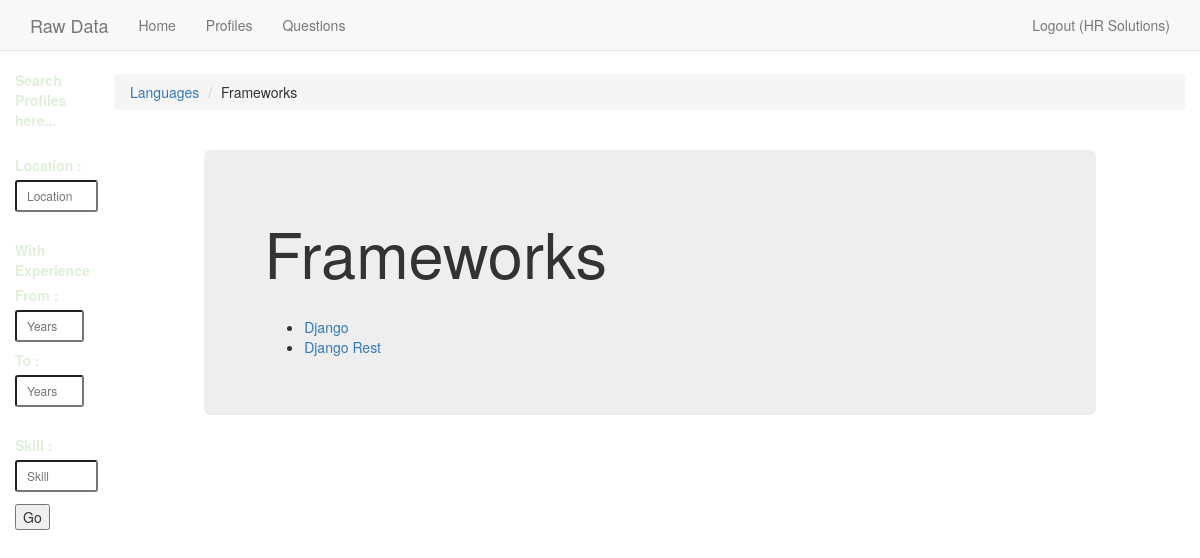
The app's page /languages/1/ (signed in) with its own data.
### recruits/models.py (models this page shows, shortened)
class CustomUser(AbstractBaseUser, PermissionsMixin):
    email = models.EmailField(unique=True)
    name = models.CharField(max_length=30)
    address = models.CharField(max_length=50)
    date_joined = models.DateTimeField(auto_now_add=True)
    is_active = models.BooleanField(default=True)
    is_staff = models.BooleanField(default=False)
    objects = UserManager()
    USERNAME_FIELD = 'email'
    REQUIRED_FIELDS = []
    class Meta:
        verbose_name = 'user'
        verbose_name_plural = 'users'

### questions/models.py (models this page shows, shortened)
class Framework(models.Model):
    language = models.ForeignKey(Language, related_name='frameworks')
    name = models.CharField(max_length=20)

### questions/views.py (the view)
# urls.py: url(r'languages/(?P<id>[0-9]+)/$', language_detail, name='language-detail'),
def language_detail(request, id=None):
    if request.user.is_authenticated():
        language = Language.objects.get(id=id)
        frameworks = language.frameworks.all()
        context = {
            'frameworks': frameworks,
        }
        return render(request, 'questions/language_detail.html', context)
    return HttpResponse("You are not authorised to proceed")

### questions/templates/questions/language_detail.html (shortened to what this page needs)
{% extends "recruits/base.html" %}
{% block content %}
<nav class="breadcrumb">
  <li><a class="breadcrumb-item" href="{% url 'questions:language-list' %}">Languages</a></li>
  <li><span class="breadcrumb-item active" >Frameworks</span></li>
</nav>
<br>
<div class='col-sm-10 col-sm-offset-1 jumbotron'>
  <h1 >Frameworks</h1>
  <br>
  <ul>
    {% for framework in frameworks %}
      <li><a href="{% url 'questions:question-list' framework.id %}">{{ framework.name }}</li>
    {% endfor %}
  </ul>
</div>
{% endblock %}

### recruits/templates/recruits/navbar.html (shortened to what this page needs)
<nav class="navbar navbar-default navbar-static-top nav_bar affix">
  <div class="container">
    <div class="navbar-header">
      <a class="navbar-brand" href="#">Raw Data</a>
    </div>
    <div id="navbar" class="navbar-collapse collapse">
      <ul class="nav navbar-nav">
        <li><a href="{% url 'recruits:home' %}">Home</a></li>
        <li><a href='{% url "recruits:profile-list" %}'>Profiles</a></li></li>
        {% if request.user.is_authenticated %}
        <li><a href='{% url "questions:language-list" %}'>Questions</a></li></li>
        {% endif %}
      </ul>
      <ul class="nav navbar-nav navbar-right">
        {% if request.user.is_authenticated and not request.user.is_superuser %}
        <li class='pull-right'><a  href='{% url "recruits:logout" %}'>Logout ({{ request.user.name }})</a></li>
        {% elif request.user.is_authenticated and request.user.is_superuser %}
        <li class='pull-right'><a  href='{% url "recruits:logout" %}'>Logout ({{ request.user.name }})</a></li>
        <li class='pull-right'><a  href='/admin'>Admin Interface</a></li>
        {% else %}
        <li class='pull-right'><a  href='{% url "recruits:login" %}'>Login</a></li>
        {% endif %}
      </ul>
    </div>
  </div>
</nav>

### static/css/navbar-static-top.css (style rules this page uses)
body { min-height: 2000px; }
.navbar-static-top { margin-bottom: 19px; }

### static/css/custom.css (style rules this page uses)
.nav_bar { width: 100%; }
body { background-image: url("light-bg.jpg"); }

### records on screen
CustomUser: user.name "HR Solutions"
Framework: name "Django"
Framework: name "Django Rest"
